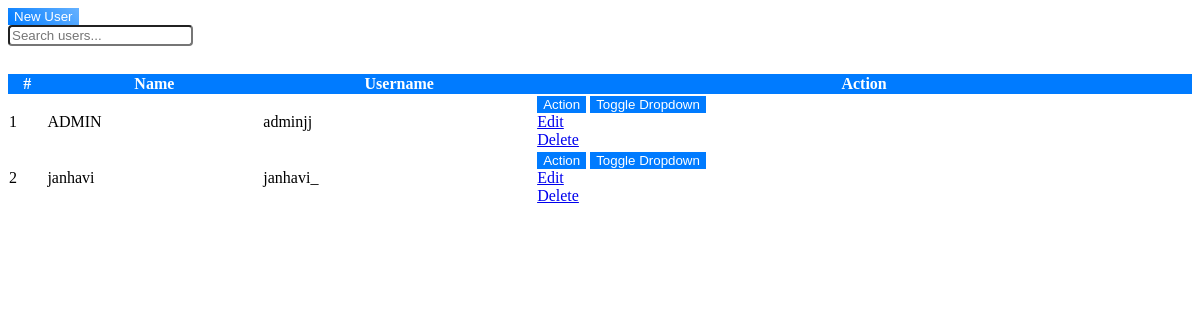
/admin/users.php, run on the app's committed database.
### tables this page shows
CREATE TABLE `users` (
  `id` int(30) NOT NULL,
  `name` varchar(200) NOT NULL,
  `username` varchar(100) NOT NULL,
  `password` varchar(200) NOT NULL,
  `type` tinyint(1) NOT NULL DEFAULT 2 COMMENT '1=admin , 2 = staff'
);

### admin/users.php (the view, shortened to what this page needs)
<div class="container-fluid mt-3">
	<div class="row">
		<div class="col-lg-12 d-flex justify-content-between">
			<button class="btn btn-blue-gradient btn-sm" id="new_user">
				<i class="fa fa-plus"></i> New User
			</button>
			<div class="input-group col-md-4">
				<input type="text" class="form-control" id="searchInput" placeholder="Search users...">
			</div>
		</div>
	</div>
	<br>
	<div class="row">
		<div class="card col-lg-12 shadow-lg rounded-lg">
			<div class="card-body">
				<table class="table table-striped table-bordered table-hover" id="userTable">
					<thead class="thead-blue">
						<tr>
							<th class="text-center">#</th>
							<th class="text-center">Name</th>
							<th class="text-center">Username</th>
							<th class="text-center">Action</th>
						</tr>
					</thead>
					<tbody>
						<?php
						include 'db_connect.php';
						$users = $conn->query("SELECT * FROM users order by name asc");
						$i = 1;
						while ($row = $users->fetch_assoc()) :
						?>
							<tr class="hover-row">
								<td class="text-center"><?= $i++ ?></td>
								<td><?= $row['name'] ?></td>
								<td><?= $row['username'] ?></td>
								<td class="text-center">
									<div class="btn-group">
										<button type="button" class="btn btn-blue btn-sm">Action</button>
										<button type="button" class="btn btn-blue btn-sm dropdown-toggle dropdown-toggle-split" data-toggle="dropdown" aria-haspopup="true" aria-expanded="false">
											<span class="sr-only">Toggle Dropdown</span>
										</button>
										<div class="dropdown-menu">
											<a class="dropdown-item edit_user" href="javascript:void(0)" data-id='<?= $row['id'] ?>'>Edit</a>
											<a class="dropdown-item delete_user" href="javascript:void(0)" data-id='<?= $row['id'] ?>'>Delete</a>
										</div>
									</div>
								</td>
							</tr>
						<?php endwhile; ?>
					</tbody>
				</table>
			</div>
		</div>
	</div>
</div>

### admin/users.php (style rules this page uses)
.btn-blue-gradient { background: linear-gradient(45deg, var(--primary-blue), var(--light-blue)); color: white; border: none; transition: background-color 0.3s ease, transform 0.3s ease; }
.btn-blue { background-color: var(--primary-blue); border: none; color: white; transition: background-color 0.3s ease; }
.thead-blue { background-color: var(--primary-blue); color: white; }
.table { margin-top: 10px; border-collapse: collapse; width: 100%; }
.card { border-radius: 10px; transition: transform 0.3s ease-in-out, box-shadow 0.3s ease-in-out; }
.dropdown-menu { min-width: 100px; }
.input-group .form-control { border-radius: 0.25rem; }

### data on the page
users: name "ADMIN", username "adminjj"
users: name "janhavi", username "janhavi_"
